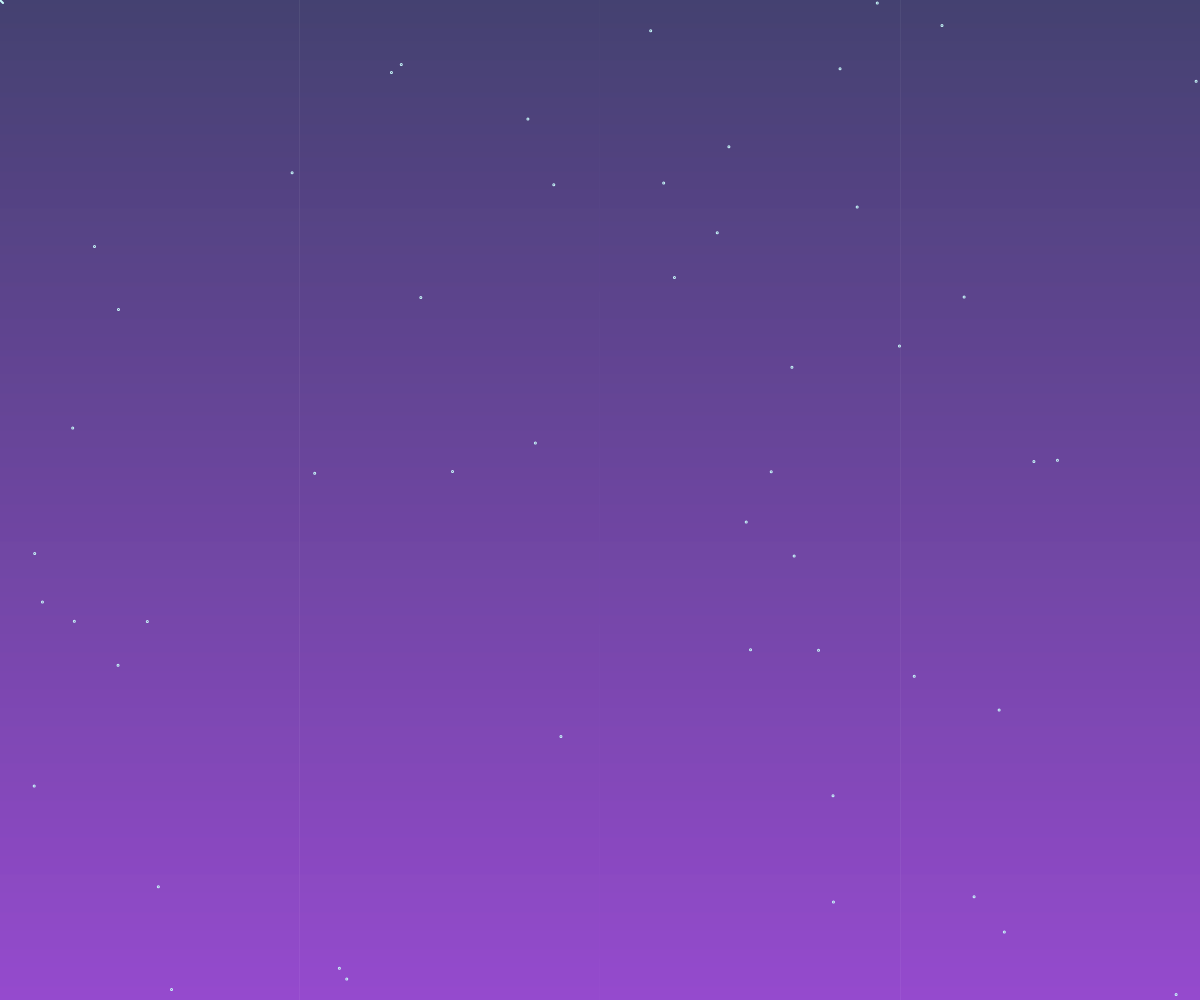
Frame 1 (no input)
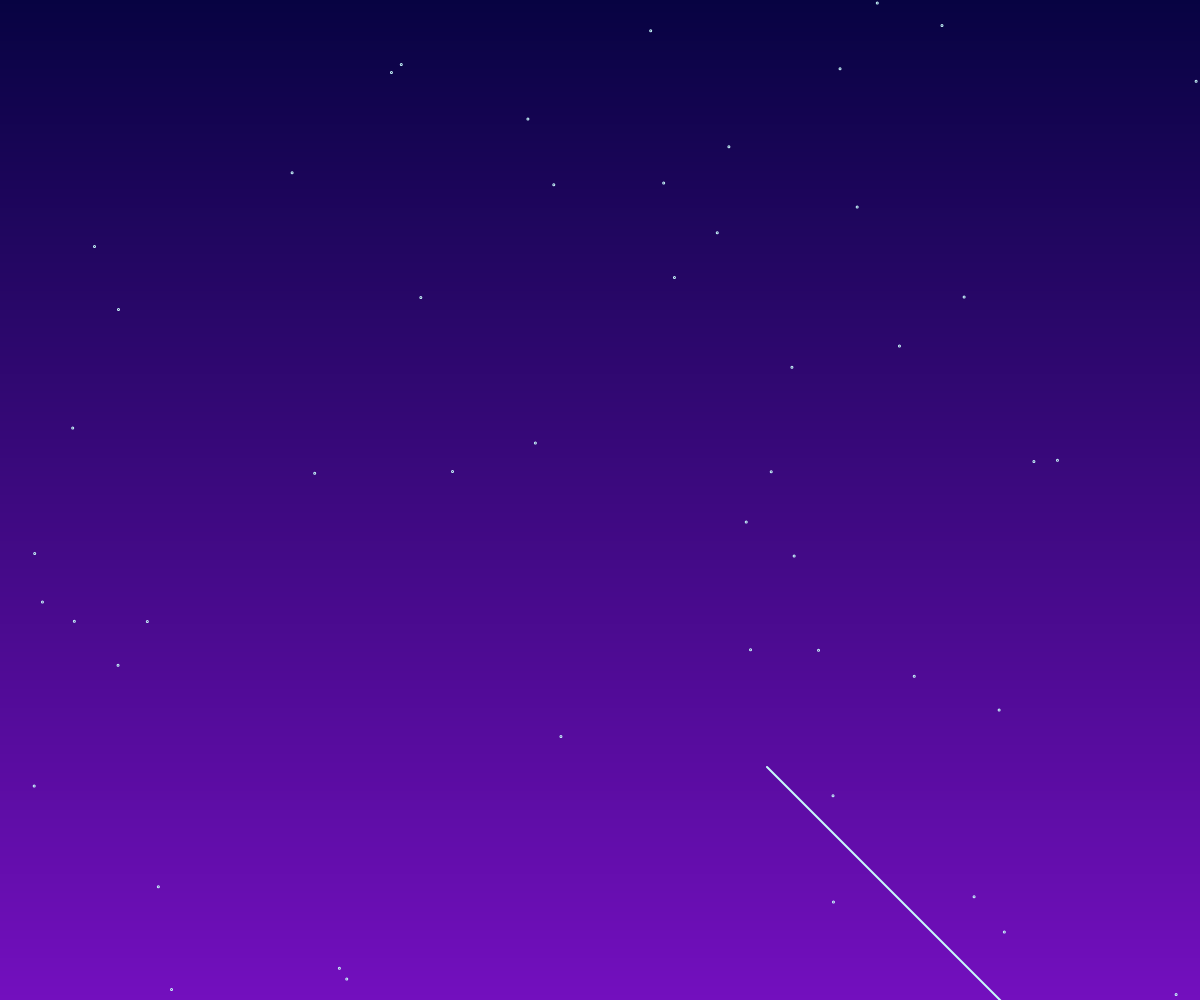
Frame 60 (no input)
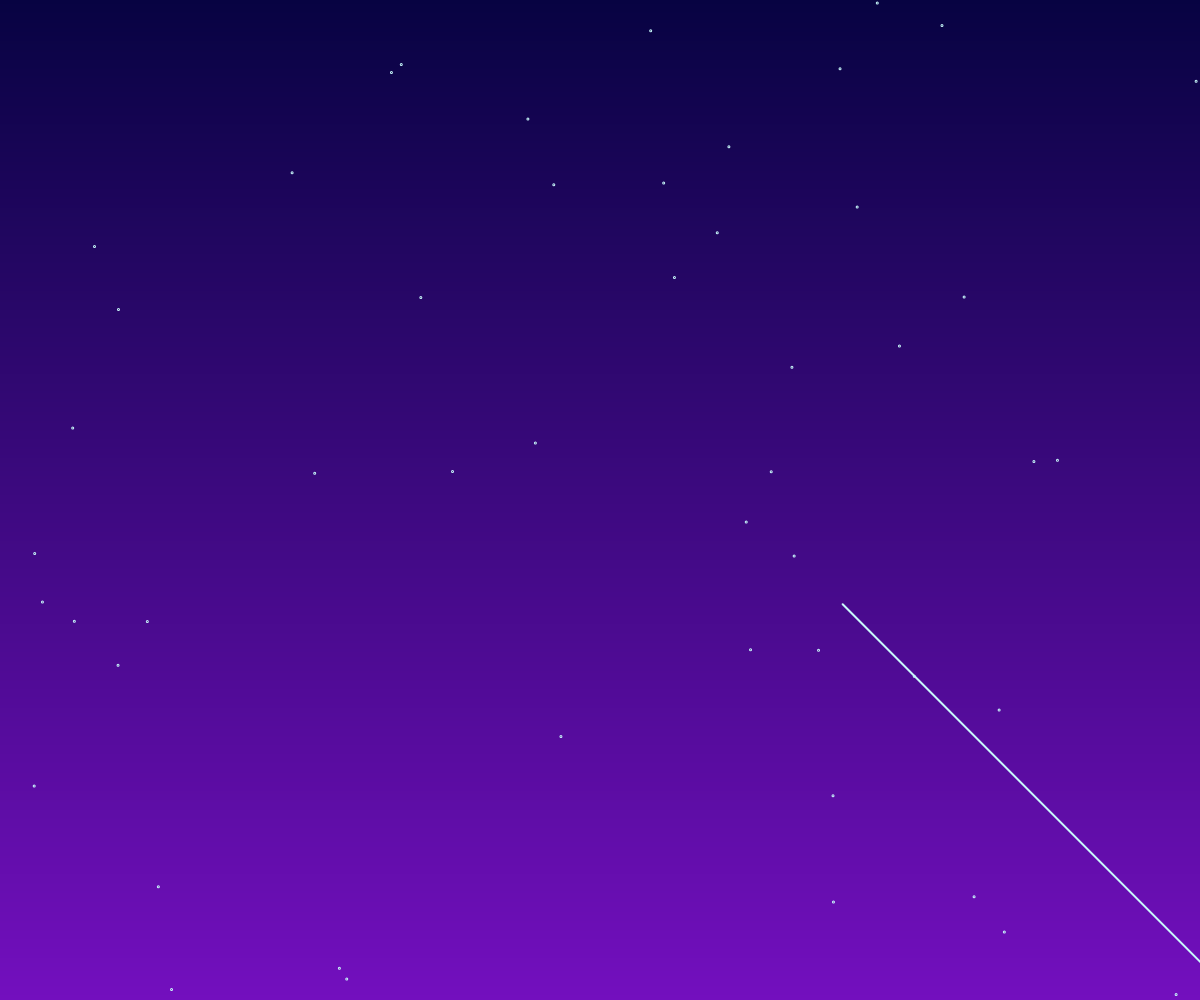
Frame 120 (the mouse pressed at the canvas centre since frame 60)

The p5.js sketch that drew these frames (run headless with seeded random() and noise() and a simulated clock; from frame 60 on, the mouse is pressed at the canvas centre):

// p5.js sketch
// ── sketch.js
var x = 0;
var xx = 3;
var dx = 13;
var dxx = 22;
var y = 0;
var yy = 3;
var dy = 13;
var dyy = 22;

const STAR_COUNT = 50;
const SIZE = 1;
const STARS = [];

const Y_AXIS = 1;
let c1, c2;

function setup() {
  createCanvas(windowWidth, windowHeight);
  
  c1 = color(7, 3, 66);
  c2 = color(115, 15, 190);

  
  noStroke();
  for (let i = 0; i < STAR_COUNT; i++) {
    STARS.push({
      x: random(width),
      y: random(height)
    });
  }
}

function draw() {
  
  setGradient(0, 0, windowWidth, windowHeight, c1, c2, Y_AXIS);
 
  stroke(200,250,250);
  strokeWeight(2);
  line(x,y,xx,yy);
  x =x + dx;
  xx =xx + dxx;
  y =y + dy;
  yy =yy + dyy;

  if (y>=height){
    x=random(0,width);
    xx=x+3;
    y=random(0,height);
    yy=y+3;
  }
  
   for (let i = 0; i < STARS.length; i++) {
    const star = STARS[i];

    circle(star.x, star.y, SIZE); 
  }
  
  }

function setGradient(x, y, w, h, c1, c2, axis) {
  noFill();

  if (axis === Y_AXIS) {
    for (let i = y; i <= y + h; i++) {
      let inter = map(i, y, y + h, 0, 1);
      let c = lerpColor(c1, c2, inter);
      stroke(c);
      line(x, i, x + w, i);
    }
  } 
    
}
